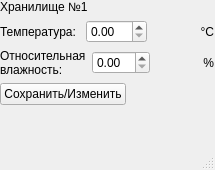
<?xml version="1.0" encoding="UTF-8"?>
<ui version="4.0">
 <class>MainWindow</class>
 <widget class="QMainWindow" name="MainWindow">
  <property name="geometry">
   <rect>
    <x>0</x>
    <y>0</y>
    <width>215</width>
    <height>170</height>
   </rect>
  </property>
  <property name="windowTitle">
   <string>Изменение/Ввод показаний</string>
  </property>
  <widget class="QWidget" name="centralwidget">
   <widget class="QWidget" name="formLayoutWidget">
    <property name="geometry">
     <rect>
      <x>0</x>
      <y>0</y>
      <width>214</width>
      <height>124</height>
     </rect>
    </property>
    <layout class="QFormLayout" name="formLayout">
     <item row="0" column="0">
      <widget class="QLabel" name="roomName">
       <property name="text">
        <string>Хранилище №1</string>
       </property>
      </widget>
     </item>
     <item row="3" column="0">
      <widget class="QPushButton" name="save">
       <property name="text">
        <string>Сохранить/Изменить</string>
       </property>
      </widget>
     </item>
     <item row="1" column="0" colspan="2">
      <layout class="QHBoxLayout" name="horizontalLayout">
       <item>
        <widget class="QLabel" name="label">
         <property name="text">
          <string>Температура: </string>
         </property>
        </widget>
       </item>
       <item>
        <widget class="QDoubleSpinBox" name="temperature"/>
       </item>
       <item>
        <widget class="QLabel" name="label_3">
         <property name="text">
          <string>°C</string>
         </property>
         <property name="alignment">
          <set>Qt::AlignRight|Qt::AlignTrailing|Qt::AlignVCenter</set>
         </property>
        </widget>
       </item>
      </layout>
     </item>
     <item row="2" column="0" colspan="2">
      <layout class="QHBoxLayout" name="horizontalLayout_2">
       <item>
        <widget class="QLabel" name="label_2">
         <property name="text">
          <string>Относительная влажность:</string>
         </property>
         <property name="wordWrap">
          <bool>true</bool>
         </property>
        </widget>
       </item>
       <item>
        <widget class="QDoubleSpinBox" name="humidity"/>
       </item>
       <item>
        <widget class="QLabel" name="label_4">
         <property name="text">
          <string>%</string>
         </property>
         <property name="alignment">
          <set>Qt::AlignRight|Qt::AlignTrailing|Qt::AlignVCenter</set>
         </property>
        </widget>
       </item>
      </layout>
     </item>
    </layout>
   </widget>
  </widget>
  <widget class="QMenuBar" name="menubar">
   <property name="geometry">
    <rect>
     <x>0</x>
     <y>0</y>
     <width>215</width>
     <height>22</height>
    </rect>
   </property>
  </widget>
  <widget class="QStatusBar" name="statusbar"/>
 </widget>
 <resources/>
 <connections/>
</ui>
